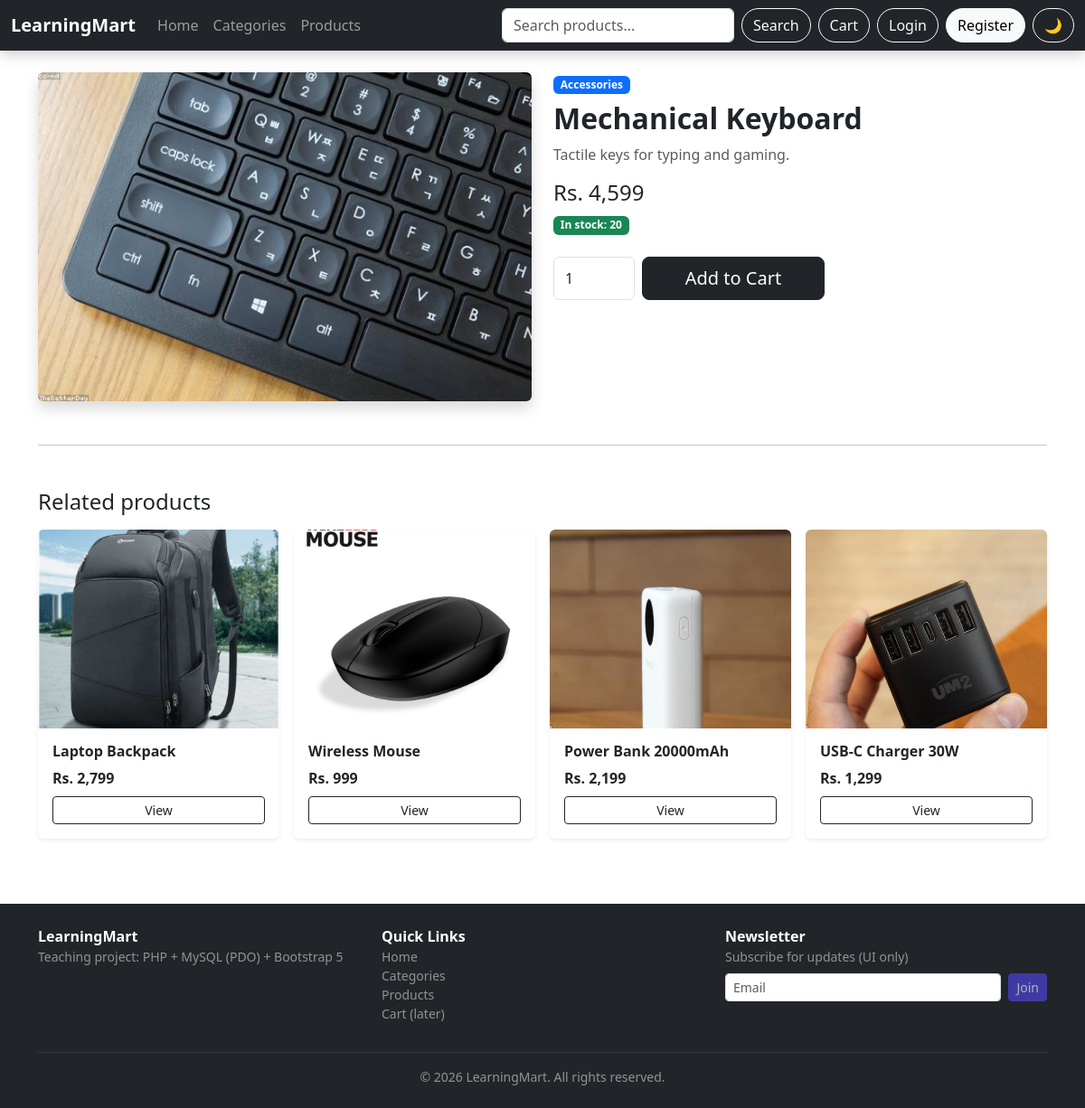
Screenshot of /product_detail.php?id=13 with the database file from the repository.
### tables this page shows
CREATE TABLE products (
    id INT AUTO_INCREMENT PRIMARY KEY,
    category_id INT NOT NULL,
    title VARCHAR(150) NOT NULL,
    description TEXT,
    price DECIMAL(10,2) NOT NULL,              
    stock INT NOT NULL DEFAULT 0,
    image VARCHAR(255) DEFAULT NULL,           
    created_at TIMESTAMP DEFAULT CURRENT_TIMESTAMP,
    FOREIGN KEY (category_id) REFERENCES categories(id) ON DELETE CASCADE
);

CREATE TABLE categories (
    id INT AUTO_INCREMENT PRIMARY KEY,
    name VARCHAR(100) NOT NULL,
    description TEXT,
    created_at TIMESTAMP DEFAULT CURRENT_TIMESTAMP
);

### product_detail.php (the view, shortened to what this page needs)
<?php
include 'base/connect.php';
$id = $_GET['id'] ?? null;
$stmt = $pdo->prepare("
    SELECT
        products.*,
        categories.name AS category_name
    FROM products
    LEFT JOIN categories
    ON products.category_id = categories.id
    WHERE products.id = ?
");
$stmt->execute([$id]);
$product = $stmt->fetch(PDO::FETCH_ASSOC);
$image = $product['image']
    ? 'uploads/' . $product['image']
    : 'https://placehold.co/600x400';
$relStmt = $pdo->prepare(
    "SELECT id, title, price, image FROM products WHERE category_id = ? AND id <> ? ORDER BY id DESC LIMIT 4"
);
$relStmt->execute([$product['category_id'], $product['id']]);
$related = $relStmt->fetchAll();
?>
<!DOCTYPE html>
<html>
<head>
  <link href="assets/css/style.css" rel="stylesheet">
  <link href="https://cdn.jsdelivr.net/npm/bootstrap@5.3.8/dist/css/bootstrap.min.css" rel="stylesheet">
</head>
<body class="d-flex flex-column min-vh-100">
<?php include 'layout/header.php'; ?>
<main class="container py-4 flex-grow-1">
  <div class="row g-4">
    <div class="col-md-6">
      <img src="<?= $image ?>" class="img-fluid rounded shadow">
    </div>
    <div class="col-md-6">
      <span class="badge bg-primary mb-2">
        <?= htmlspecialchars($product['category_name']) ?>
      </span>
      <h2 class="fw-bold">
        <?= htmlspecialchars($product['title']) ?>
      </h2>
      <p class="text-muted">
        <?= htmlspecialchars($product['description']) ?>
      </p>
      <h4 class="text-dark mb-2">
        Rs. <?= number_format($product['price']) ?>
      </h4>
      <p class="mb-4">
        <?php if ((int)$product['stock'] > 0): ?>
          <span class="badge bg-success">In stock: <?= (int)$product['stock'] ?></span>
        <?php else: ?>
          <span class="badge bg-secondary">Out of stock</span>
        <?php endif; ?>
      </p>
      <?php if ((int)$product['stock'] > 0): ?>
        <form method="get" action="cart.php" class="d-flex gap-2" style="max-width:300px">
          <input type="number" name="qty" value="1" min="1" max="<?= (int)$product['stock'] ?>"
                 class="form-control" style="max-width:90px" aria-label="Quantity">
          <button class="btn btn-dark btn-lg flex-grow-1" type="submit">Add to Cart</button>
        </form>
      <?php else: ?>
        <button class="btn btn-secondary btn-lg w-100" disabled>Out of Stock</button>
      <?php endif; ?>
    </div>
  </div>
  <?php if ($related): ?>
    <hr class="my-5">
    <h4 class="mb-3">Related products</h4>
    <div class="row g-3">
      <?php foreach ($related as $r):
        $rImg = $r['image'] ? 'uploads/' . $r['image'] : 'https://placehold.co/600x400?text=Product';
      ?>
        <div class="col-6 col-md-3">
          <div class="card product-card border-0 shadow-sm h-100">
            <img src="<?= htmlspecialchars($rImg) ?>" class="product-image w-100" alt="">
            <div class="card-body">
              <h6 class="fw-bold"><?= htmlspecialchars($r['title']) ?></h6>
              <div class="fw-bold mt-1">Rs. <?= number_format($r['price']) ?></div>
              <a href="product_detail.php?id=<?= (int)$r['id'] ?>" class="btn btn-outline-dark btn-sm mt-2 w-100">View</a>
            </div>
          </div>
        </div>
      <?php endforeach; ?>
    </div>
  <?php endif; ?>
</main>
<?php include 'layout/footer.php'; ?>
</body>
</html>

### assets/css/style.css (style rules this page uses)
:root { --lm-primary: #4f46e5; --lm-primary-dark: #4338ca; --lm-radius: 16px; --lm-shadow: 0 6px 24px rgba(2, 6, 23, .08); }
body { font-family: system-ui, -apple-system, "Segoe UI", Roboto, sans-serif; -webkit-font-smoothing: antialiased; }
.btn-dark { background: #111827; border-color: #111827; }
.btn-primary, .badge.text-bg-primary, .bg-primary { background-color: var(--lm-primary) !important; border-color: var(--lm-primary) !important; }
.btn-outline-dark { border-radius: 10px; }
.btn { border-radius: 10px; }
.card { border-radius: var(--lm-radius); transition: transform .2s ease, box-shadow .2s ease; }
.product-card { overflow: hidden; }
.product-image { height: 220px; object-fit: cover; background: #f1f5f9; }

### rows the page displays
products: image (picture), category.name "Accessories", title "Mechanical Keyboard", description "Tactile keys for typing and gaming.", price "4,599", stock "20"
products: image (picture), title "Laptop Backpack", price "2,799"
products: image (picture), title "Wireless Mouse", price "999"
products: image (picture), title "Power Bank 20000mAh", price "2,199"
products: image (picture), title "USB-C Charger 30W", price "1,299"
